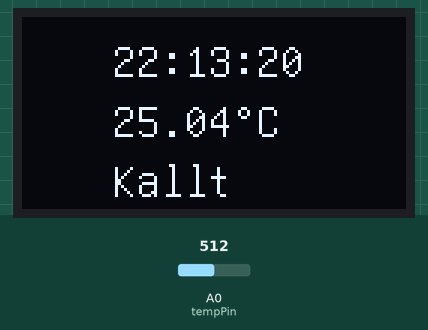
Simulated run of this sketch. Board: Arduino Uno, built with avr-gcc and run on an emulated ATmega328P. Shown: 128×64 one-colour display. The inputs (shaded band) are chosen by the test bench; at power-on: A0 (tempPin) = 512. The local clock reads 2024-03-15 10:24:30 at power-on unless the sketch sets it.

Above: at 1.2 s.
1.3 s: A0 (tempPin) set to 525
At 3.0 s:
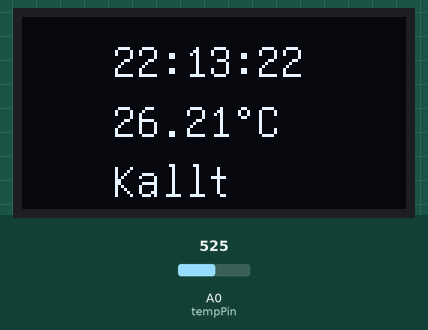
3.8 s: A0 (tempPin) set to 541
At 5.8 s:
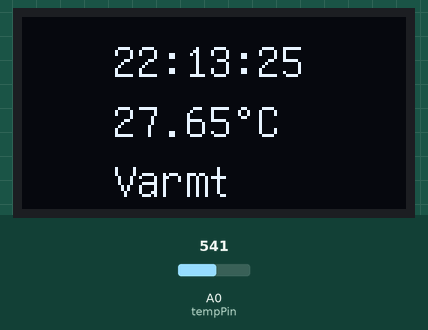
6.8 s: A0 (tempPin) set to 511
At 7.1 s:
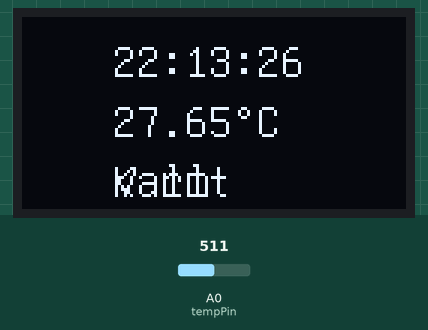
Timing chart, 0 to 9.8 s (numbered marks = the images above; inputs shaded):
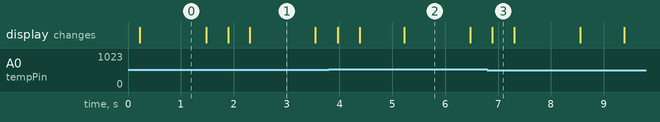

The sketch:

klocka.ino
```cpp
/* Description: This project uses a DS3231 to measure time and displays the time on a 1306 OLED display.
 * Further, it measures temperature with an analog temperature module and displays a mapped value to a 9g servo motor.
 */

// Include Libraries
#include <RTClib.h>
#include <Wire.h>
#include <U8glib.h>

// Init constants
const int tempPin = A0;    // Temperature sensor connected to analog pin A0
const float R1 = 10000.0;  // 10K resistor value in ohms

// Steinhart-Hart coefficients for thermistor (adjust as needed for specific thermistor)
const float c1 = 1.009249522e-03, c2 = 2.378405444e-04, c3 = 2.019202697e-07;

// Init global variables

// Construct objects
RTC_DS3231 rtc;
U8GLIB_SSD1306_128X64 u8g(U8G_I2C_OPT_NO_ACK);

void setup() {
  // Init communication
  Serial.begin(9600);
  // Init Hardware
  Wire.begin();
  rtc.begin();
  rtc.adjust(DateTime(F(__DATE__), F(__TIME__)));
  u8g.setFont(u8g_font_unifont);
}

void loop() {
  oledWrite(30, 20, getTime(), 30, 40, String(getTemp()) + char(176) + "C");
  delay(200);
}

/*
 * This function reads time from a DS3231 module and packages the time as a String.
 * Parameters: Void
 * Returns: time in hh:mm:ss as String
 */
String getTime() {
  DateTime now = rtc.now();

  String newTime = String(now.hour());
  if (now.minute() < 10) {
    newTime = newTime + ":" + "0" + String(now.minute());
  } else {
    newTime = newTime + ":" + String(now.minute());
  }

  if (now.second() < 10) {
    newTime = newTime + ":" + "0" + String(now.second());
  } else {
    newTime = newTime + ":" + String(now.second());
  }

  return newTime;
}

/*
 * This function reads an analog pin connected to an analog temperature sensor and calculates the corresponding temperature in Celsius.
 * Parameters: Void
 * Returns: temperature as float
 */
float getTemp() {

  int Vo;
  float R1 = 10000;  // value of R1 on board
  float logR2, R2, T;
  float c1 = 0.001129148, c2 = 0.000234125, c3 = 0.0000000876741;


  Vo = analogRead(tempPin);
  R2 = R1 * (1023.0 / (float)Vo - 1.0);  //calculate resistance on thermistor
  logR2 = log(R2);
  T = (1.0 / (c1 + c2 * logR2 + c3 * logR2 * logR2 * logR2));  // temperature in Kelvin
  T = T - 273.15;                                              //convert Kelvin to Celcius

  return T;
}

/*
 * This function takes two strings and draws them to an OLED display at specified positions.
 * Parameters: - text: String to write to display
 * Returns: void
 */
void oledWrite(int x, int y, String text, int x2, int y2, String text2) {
  u8g.firstPage();
  do {
    u8g.drawStr(x, y, text.c_str());
    u8g.drawStr(x2, y2, text2.c_str());

    if (getTemp() > 27.0) {
      u8g.drawStr(x2, y2 + 20, "Varmt");
    } else {
      u8g.drawStr(x2, y2 + 20, "Kallt");
    }
  } while (u8g.nextPage());
}
```

Measured:
- the behaviour switches between 533 and 534 on A0 (tempPin) (found by bisection; images 1 and 2)
- after the input at 3.8 s, the display: first changes after 0.17 s (image 2 shows a later state)
- after the input at 6.8 s, the display: changes after 0.09 s (image 3)
- what the display in image 3 shows lasts 0.4 s, from 6.9 s to 7.3 s
